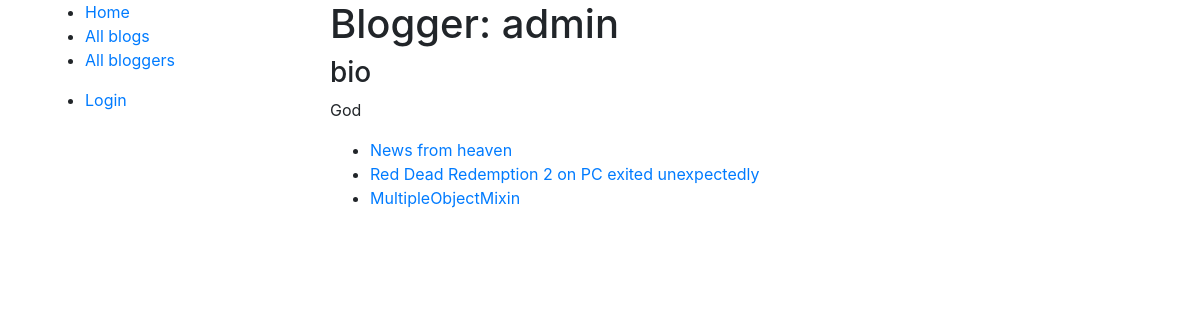
The app's page /blog/bloggers/id1 with its own data.
### blog/models.py (models this page shows, shortened)
class BlogAuthor(models.Model):
    user = models.ForeignKey(User, on_delete=models.SET_NULL, null=True)
    bio = models.TextField(max_length=400, help_text="Enter your bio details here.")
    def __str__(self):
        return self.user.username

class Blog(models.Model):
    name = models.CharField(max_length=200, help_text="Enter your name blog here.")
    author = models.ForeignKey(BlogAuthor, on_delete=models.SET_NULL, null=True)
    description = models.TextField(max_length=400, help_text="Enter your blog text here.")
    pub_date = models.DateTimeField('date published')
    def get_absolute_url(self):
        return reverse('blog:blog-detail', args=[str(self.id)])

### blog/views.py (the view)
# urls.py: url('^bloggers/id(?P<pk>[0-9]+)$', views.BloggersDetailView.as_view(), name='bloggers-detail'),
class BloggersDetailView(generic.ListView):
    template_name = 'blog/blogauthor_detail.html'
    model = Blog
    def get_queryset(self):
        id = self.kwargs['pk']
        target_author = get_object_or_404(BlogAuthor, pk=id)
        return Blog.objects.filter(author=target_author)
    def get_context_data(self, **kwargs):
        context = super(BloggersDetailView, self).get_context_data(**kwargs)
        context['blogger'] = get_object_or_404(BlogAuthor, pk=self.kwargs['pk'])
        return context

### blog/templates/blog/blogauthor_detail.html
{% extends "base_generic.html" %}
{% block content %}
	<h1> Blogger: {{ blogger }}</h1>
	<h3>bio</h3>
	<p>{{ blogger.bio }}</p>
	{% if blog_list %}
		<ul>
		{% for blog in blog_list %}
			<li><a href={{ blog.get_absolute_url }}>{{ blog.name }}</a></li>
		{% endfor %}
		</ul>
	{% endif %}
{% endblock %}

### records on screen
BlogAuthor: user.username "admin", bio "God"
Blog: name "News from heaven"
Blog: name "Red Dead Redemption 2 on PC exited unexpectedly"
Blog: name "MultipleObjectMixin"
